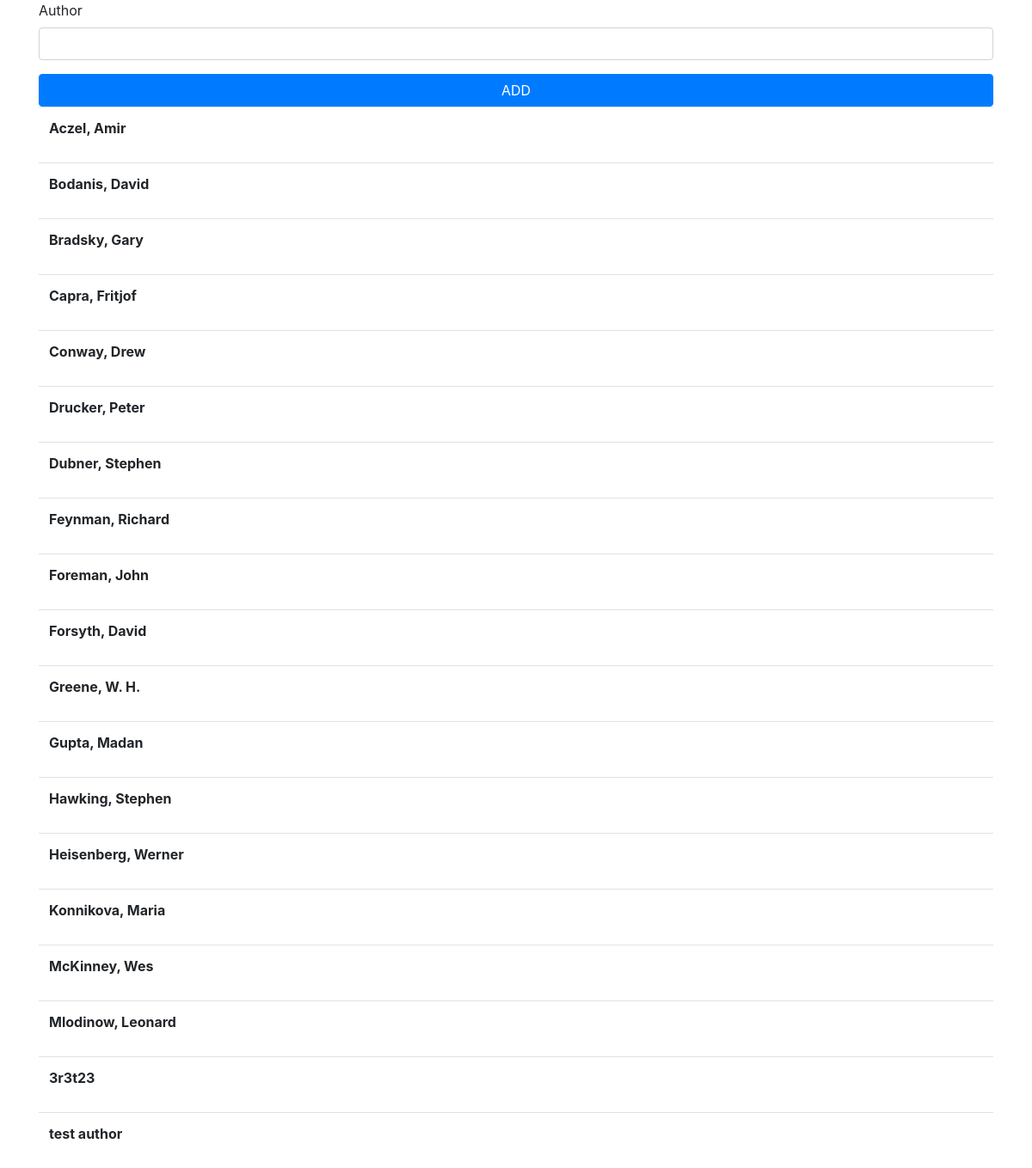
The page /create/author/ on the database its author committed.
### tables this page shows
CREATE TABLE "author" (
	"id"	INTEGER NOT NULL UNIQUE,
	"name"	TEXT NOT NULL,
	PRIMARY KEY("id" AUTOINCREMENT)
);

### app.py (the view)
@app.route('/create/author/', methods=['GET', 'POST'])
def add_author():
    authors = execute_query(f'SELECT * FROM author')
    if request.method == 'POST':
        execute_query(
            f"INSERT INTO author (name) VALUES ('{request.form['author']}')"
        )
        return redirect('/create/author/')
    return render_template('add_author.html', select_all=select_all, authors=authors)

### app.py (called while the page is built)
def execute_query(query):
    with sqlite3.connect('../HomeWork3/books.db') as conn:
        cursor = conn.cursor()
        cursor.execute(query)
        conn.commit()
        return cursor.fetchall()

### templates/add_author.html (shortened to what this page needs)
<!DOCTYPE html>
<html lang="en">
<head>
    <link rel="stylesheet" href="https://cdn.jsdelivr.net/npm/bootstrap@4.6.0/dist/css/bootstrap.min.css">
</head>
<body>
    <div class="container">
        <div class="row">
            <div class="col-md-12">
                <form method="post">
                    <div class="form-group">
                        <label for="author">Author</label>
                        <p><input type="text" class="form-control" name="author" id="author" ></p>
                    </div>
                    <input style="width: 100%" class="btn btn-primary" type="submit" value="ADD">
                    <div class="table">
                        {% for author in authors %}
                            <table class="table">
                                <tr>
                                    <th>
                                        {{author[1]}}
                                    </th>
                                </tr>
                            </table>
                        {% endfor %}
                    </div>
                </form>
            </div>
        </div>
    </div>
</body>
</html>

### rows shown on the page
author: name "Aczel, Amir"
author: name "Bodanis, David"
author: name "Bradsky, Gary"
author: name "Capra, Fritjof"
author: name "Conway, Drew"
author: name "Drucker, Peter"
author: name "Dubner, Stephen"
author: name "Feynman, Richard"
author: name "Foreman, John"
author: name "Forsyth, David"
author: name "Greene, W. H."
author: name "Gupta, Madan"
author: name "Hawking, Stephen"
author: name "Heisenberg, Werner"
author: name "Konnikova, Maria"
author: name "McKinney, Wes"
author: name "Mlodinow, Leonard"
author: name "3r3t23"
author: name "test author"
